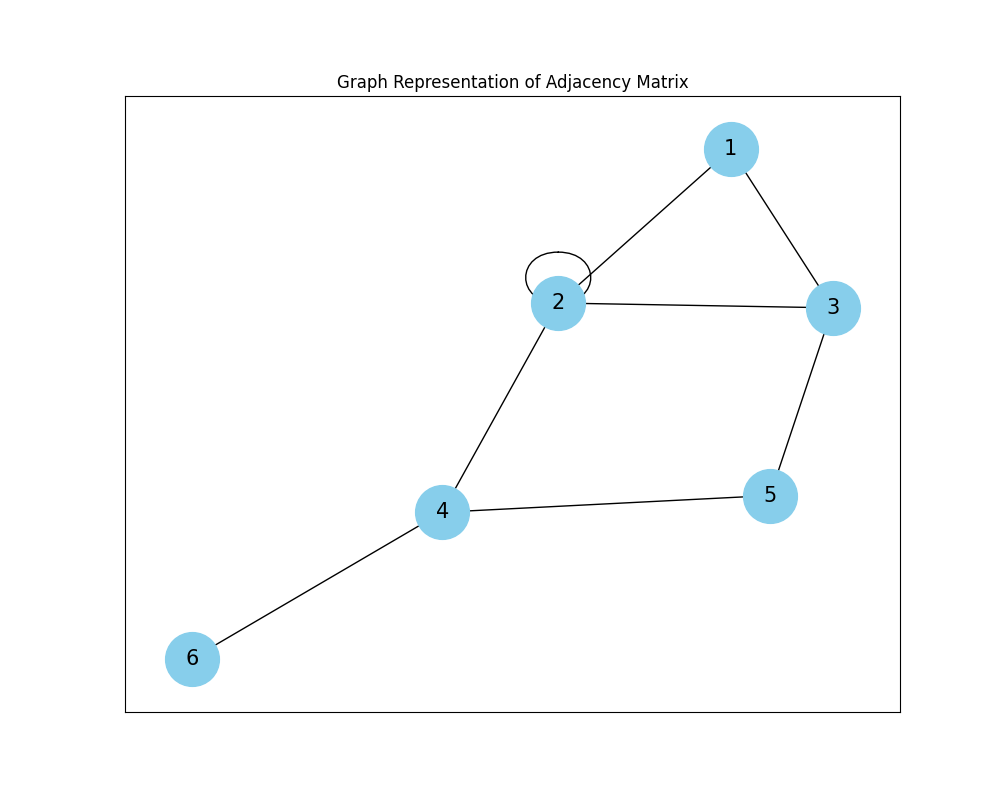

Generate this figure with Python:
import numpy as np
import networkx as nx
import matplotlib.pyplot as plt

# Define the adjacency matrix
adjacency_matrix = np.array([
    [0, 1, 0, 0, 0, 0],
    [0, 1, 1, 1, 0, 0],
    [1, 1, 0, 0, 1, 0],
    [0, 0, 0, 0, 1, 1],
    [0, 0, 1, 1, 0, 0],
    [0, 0, 0, 1, 0, 0]
])

# Create a networkx graph from the adjacency matrix
G = nx.from_numpy_matrix(adjacency_matrix)

# Define mapping for node labels
node_labels_mapping = {0: '1', 1: '2', 2: '3', 3: '4', 4: '5', 5: '6'}

# Set the figure size
plt.figure(figsize=(10, 8))

# Draw the graph
pos = nx.spring_layout(G) 
nx.draw_networkx(G, pos, labels=node_labels_mapping, with_labels=True, node_color='skyblue', node_size=1500, edge_color='k', linewidths=1, font_size=15)

plt.title("Graph Representation of Adjacency Matrix")

# Save the graph as an image
# plt.savefig("assignment-3/task-1/adjacency_graph.png")

# Display the graph
plt.show()
